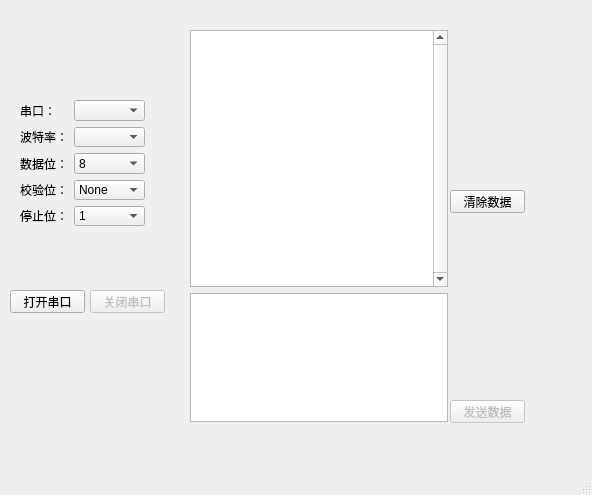
<?xml version="1.0" encoding="UTF-8"?>
<ui version="4.0">
 <class>MainWindow</class>
 <widget class="QMainWindow" name="MainWindow">
  <property name="enabled">
   <bool>true</bool>
  </property>
  <property name="geometry">
   <rect>
    <x>0</x>
    <y>0</y>
    <width>592</width>
    <height>495</height>
   </rect>
  </property>
  <property name="windowTitle">
   <string>MainWindow</string>
  </property>
  <widget class="QWidget" name="centralwidget">
   <widget class="QPushButton" name="openPort">
    <property name="geometry">
     <rect>
      <x>10</x>
      <y>290</y>
      <width>75</width>
      <height>23</height>
     </rect>
    </property>
    <property name="text">
     <string>打开串口</string>
    </property>
   </widget>
   <widget class="QPushButton" name="sendData">
    <property name="enabled">
     <bool>false</bool>
    </property>
    <property name="geometry">
     <rect>
      <x>450</x>
      <y>400</y>
      <width>75</width>
      <height>23</height>
     </rect>
    </property>
    <property name="text">
     <string>发送数据</string>
    </property>
   </widget>
   <widget class="QLabel" name="portStatus">
    <property name="geometry">
     <rect>
      <x>10</x>
      <y>360</y>
      <width>181</width>
      <height>31</height>
     </rect>
    </property>
    <property name="font">
     <font>
      <pointsize>15</pointsize>
     </font>
    </property>
    <property name="text">
     <string/>
    </property>
   </widget>
   <widget class="QPushButton" name="closePort">
    <property name="enabled">
     <bool>false</bool>
    </property>
    <property name="geometry">
     <rect>
      <x>90</x>
      <y>290</y>
      <width>75</width>
      <height>23</height>
     </rect>
    </property>
    <property name="text">
     <string>关闭串口</string>
    </property>
   </widget>
   <widget class="QPushButton" name="clearData">
    <property name="enabled">
     <bool>true</bool>
    </property>
    <property name="geometry">
     <rect>
      <x>450</x>
      <y>190</y>
      <width>75</width>
      <height>23</height>
     </rect>
    </property>
    <property name="text">
     <string>清除数据</string>
    </property>
   </widget>
   <widget class="QWidget" name="">
    <property name="geometry">
     <rect>
      <x>20</x>
      <y>100</y>
      <width>125</width>
      <height>126</height>
     </rect>
    </property>
    <layout class="QGridLayout" name="gridLayout">
     <item row="0" column="0">
      <widget class="QLabel" name="label">
       <property name="text">
        <string>串口：</string>
       </property>
      </widget>
     </item>
     <item row="0" column="1">
      <widget class="QComboBox" name="serialSelection"/>
     </item>
     <item row="1" column="0">
      <widget class="QLabel" name="label_2">
       <property name="text">
        <string>波特率：</string>
       </property>
      </widget>
     </item>
     <item row="1" column="1">
      <widget class="QComboBox" name="baudrateSelection">
       <property name="currentIndex">
        <number>-1</number>
       </property>
      </widget>
     </item>
     <item row="2" column="0">
      <widget class="QLabel" name="label_3">
       <property name="text">
        <string>数据位：</string>
       </property>
      </widget>
     </item>
     <item row="2" column="1">
      <widget class="QComboBox" name="byteSize">
       <item>
        <property name="text">
         <string>8</string>
        </property>
       </item>
       <item>
        <property name="text">
         <string>7</string>
        </property>
       </item>
       <item>
        <property name="text">
         <string>6</string>
        </property>
       </item>
       <item>
        <property name="text">
         <string>5</string>
        </property>
       </item>
      </widget>
     </item>
     <item row="3" column="0">
      <widget class="QLabel" name="label_4">
       <property name="text">
        <string>校验位：</string>
       </property>
      </widget>
     </item>
     <item row="3" column="1">
      <widget class="QComboBox" name="parity">
       <item>
        <property name="text">
         <string>None</string>
        </property>
       </item>
       <item>
        <property name="text">
         <string>Even</string>
        </property>
       </item>
       <item>
        <property name="text">
         <string>Odd</string>
        </property>
       </item>
       <item>
        <property name="text">
         <string>Mark</string>
        </property>
       </item>
       <item>
        <property name="text">
         <string>Space</string>
        </property>
       </item>
      </widget>
     </item>
     <item row="4" column="0">
      <widget class="QLabel" name="label_5">
       <property name="text">
        <string>停止位：</string>
       </property>
      </widget>
     </item>
     <item row="4" column="1">
      <widget class="QComboBox" name="stopBit">
       <item>
        <property name="text">
         <string>1</string>
        </property>
       </item>
       <item>
        <property name="text">
         <string>1.5</string>
        </property>
       </item>
       <item>
        <property name="text">
         <string>2</string>
        </property>
       </item>
      </widget>
     </item>
    </layout>
   </widget>
   <widget class="QWidget" name="">
    <property name="geometry">
     <rect>
      <x>190</x>
      <y>30</y>
      <width>258</width>
      <height>392</height>
     </rect>
    </property>
    <layout class="QVBoxLayout" name="verticalLayout">
     <item>
      <widget class="QTextEdit" name="receiveData">
       <property name="enabled">
        <bool>true</bool>
       </property>
       <property name="sizePolicy">
        <sizepolicy hsizetype="Expanding" vsizetype="Expanding">
         <horstretch>0</horstretch>
         <verstretch>2</verstretch>
        </sizepolicy>
       </property>
       <property name="font">
        <font>
         <pointsize>12</pointsize>
        </font>
       </property>
       <property name="mouseTracking">
        <bool>false</bool>
       </property>
       <property name="autoFillBackground">
        <bool>false</bool>
       </property>
       <property name="inputMethodHints">
        <set>Qt::ImhMultiLine</set>
       </property>
       <property name="verticalScrollBarPolicy">
        <enum>Qt::ScrollBarAlwaysOn</enum>
       </property>
       <property name="readOnly">
        <bool>true</bool>
       </property>
      </widget>
     </item>
     <item>
      <widget class="QTextEdit" name="inputData">
       <property name="sizePolicy">
        <sizepolicy hsizetype="Expanding" vsizetype="Expanding">
         <horstretch>0</horstretch>
         <verstretch>1</verstretch>
        </sizepolicy>
       </property>
       <property name="font">
        <font>
         <pointsize>12</pointsize>
        </font>
       </property>
      </widget>
     </item>
    </layout>
   </widget>
  </widget>
  <widget class="QMenuBar" name="menubar">
   <property name="geometry">
    <rect>
     <x>0</x>
     <y>0</y>
     <width>592</width>
     <height>23</height>
    </rect>
   </property>
  </widget>
  <widget class="QStatusBar" name="statusbar"/>
 </widget>
 <resources/>
 <connections/>
</ui>
